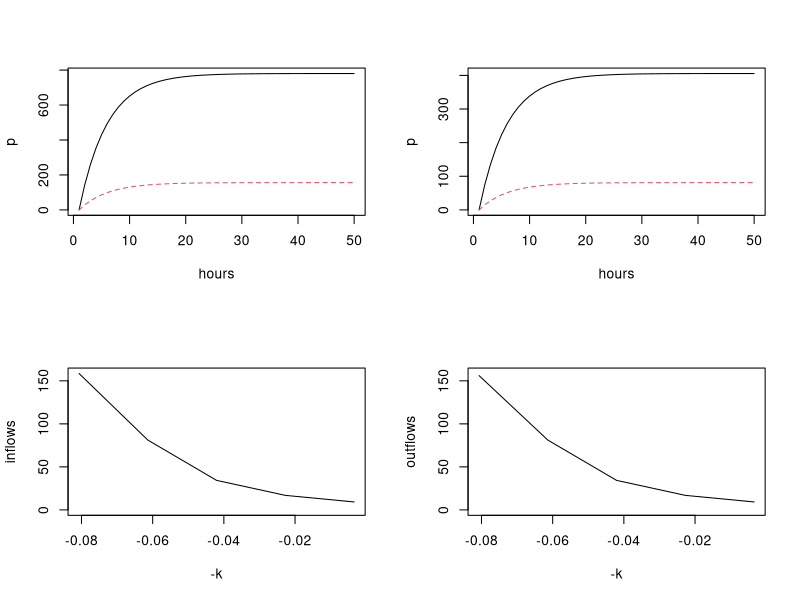

This figure's R source:
library(deSolve)
range = 5 # range of the lognormal distribution to use
MaxTotalDOCUptake = 2.42 # g/h per km stream, the maximum rate derived from  McLaughlin and Kaplan 2013
BiofilmBacteriaFraction = .8; # for now set density of bacteria at 80% of their maximum possible
MaximumPossibleUptake = MaxTotalDOCUptake # same as above, at least for now

DOCin = function(t, subpool, poolDivisions) {
  segment = range / poolDivisions
  # this use of lognormal is not quite right
  # remember than proportion in a given pool have ln(k) is normally distributed
  portion = plnorm(subpool * segment) - plnorm((subpool - 1) * segment)
  #print(segment)
  #print(portion)
  
  DOCinTotal = 317
  PoolDOCin = DOCinTotal * portion
  return(PoolDOCin)
}

k = function(subpool, poolDivisions){
  # this is also not quite right
  # because MaxTotalDOCUptake is not the max rate, but rather the max combined rate
  # of all those exponential decays
  lookup = seq(.1, .0034, length.out = poolDivisions + 1)
  k = lookup[subpool + 1]
  return(k)
}

pool =  function(t, y, params) {

  print(t)
  
  BiofilmBacteriaFraction = 1
  MaximumFeasibleUptakeRate = MaximumPossibleUptake  # per hour
  UptakeRateThisTimeStep = 0 # summation
  
  with(as.list(params), {
    differentials = c()
    for(i in 1:PoolDivisions){
      index = (i-1)*2 + 1
      DOC = y[index]
      DOCoutflow = y[index+1]
      
      UptakeRate = k(i, PoolDivisions) * DOC ;
      if(UptakeRate + UptakeRateThisTimeStep > MaximumFeasibleUptakeRate){
        UptakeRate = MaximumFeasibleUptakeRate - UptakeRateThisTimeStep
      }
      UptakeRateThisTimeStep = UptakeRateThisTimeStep + UptakeRate
      
      #print(UptakeRateThisTimeStep)
      
      dDOC = DOCin(t, i, PoolDivisions) - UptakeRate * BiofilmBacteriaFraction - DOCoutflow
      dDOCoutflow = Dout * dDOC
      differentials[index] = dDOC
      differentials[index+1] = dDOCoutflow

    }
    print(differentials)
    list(differentials)
  })
}

#
# DOCin - flow of DOC into the system, kg
# Dout - percentage flow out of the system, i.e. water flow/residence time

# 2 pools
# 2 different k
# assume the inflow to each pool is equal (this is not true)
# outflows are equal percentages (this will be true)
# also assume initial DOC is the same and 0 for both pools
PoolDivisions = 5
params = c(Dout = .2, PoolDivisions = PoolDivisions)

Initial.DOC = 0 # units ?
Initial.DOCoutflow = Initial.DOC * params['Dout']
one.week = 24*7
two.weeks = 24*14
t = 1:two.weeks
max = 50
t = 1:max


state = rep(0, params['PoolDivisions'] * 2)
out = ode(y = state, times = t, func = pool, parms = params)

par(mfrow=c(2,2))
matplot(t, out[,2:3], type = "l", ylab = "p", xlab = 'hours')
matplot(t, out[,4:5], type = "l", ylab = "p", xlab = 'hours')

#par(mfrow=c(1,2))
inflows = sapply(1:PoolDivisions, function(subpool){DOCin(1, subpool, PoolDivisions)})
outflows = sapply(1:PoolDivisions, function(subpool){out[,1+2*subpool][max]})
ylimit = max(inflows)
ks = -sapply(1:PoolDivisions, k, PoolDivisions);
plot(inflows~ks, type="l", ylim=c(0,ylimit), xlab='-k' )
plot(outflows~ks,type="l", ylim=c(0,ylimit), xlab='-k' )

#par(mfrow=c(1,1))
#matplot(t, out[,2:90], 2, type = "l")


#par(mfrow=c(2,2))
#t1 = sapply(1:PoolDivisions, function(subpool){out[1+subpool]})
